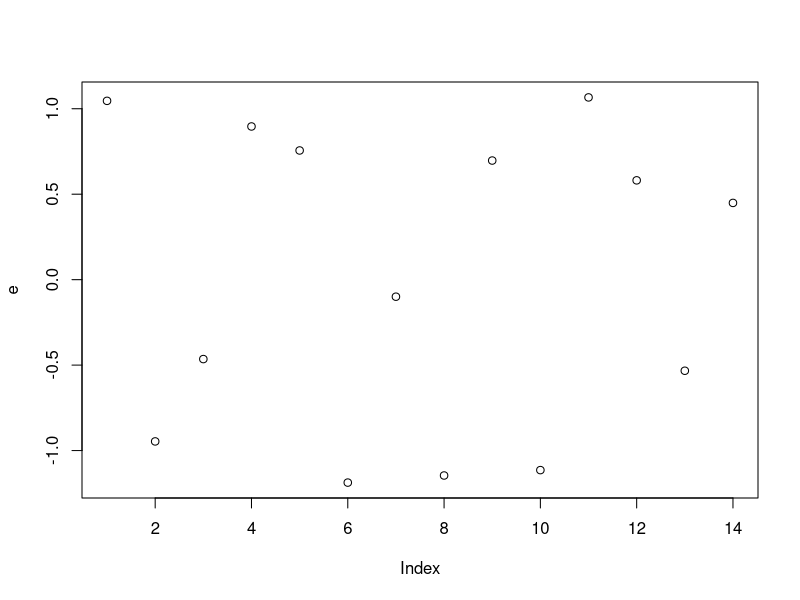
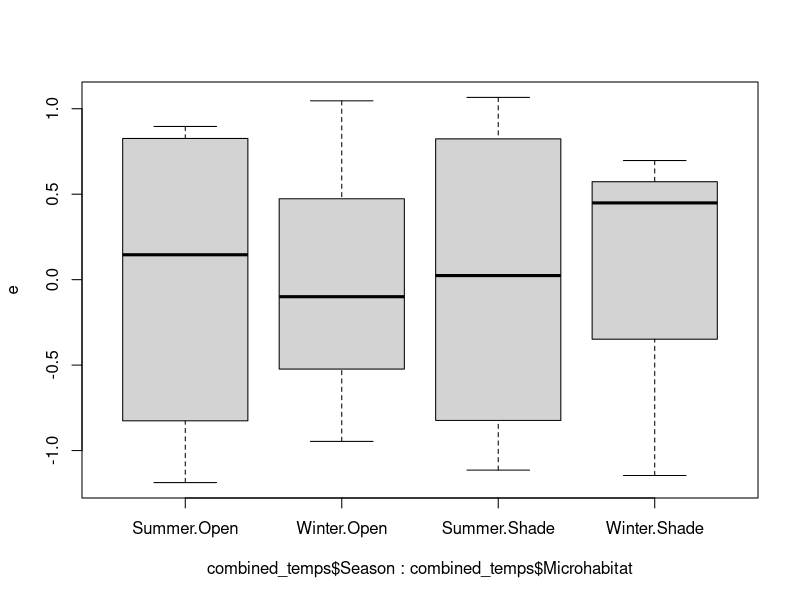
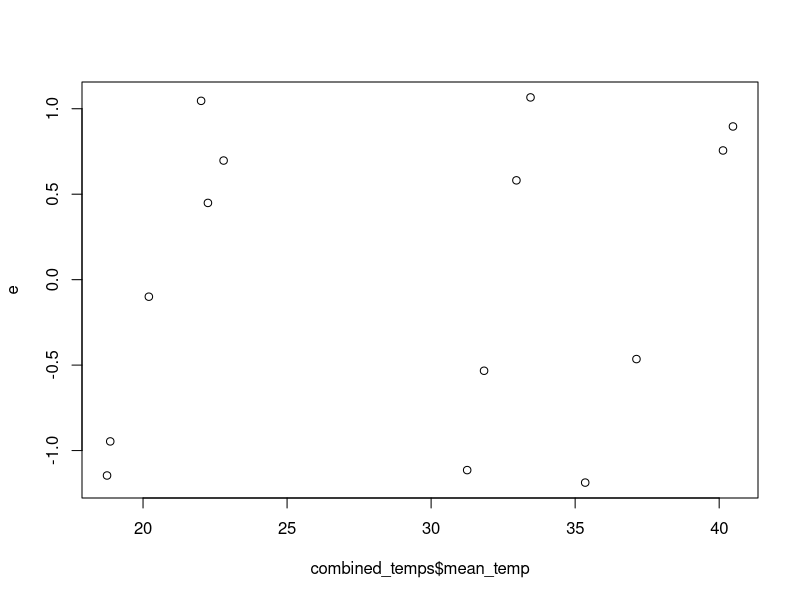

The R script that drew these images, in order:
combined_temps <- read.csv("Data/combined_temps_final.csv") # upload dataset
combined_temps <- combined_temps[combined_temps$Season %in% c("Summer", "Winter"),]
str(combined_temps) # check that the structure of the table fits the Anova

library(nlme)
gls.model <- gls(mean_temp ~ Microhabitat*Season, data = combined_temps, weights = varIdent(form =~1|Microhabitat*Season)) # run Two-Way Anova

summary(gls.model)

e = residuals(gls.model, type="n")
plot(e)
boxplot(e~combined_temps$Season+combined_temps$Microhabitat)
plot(e~combined_temps$mean_temp)
